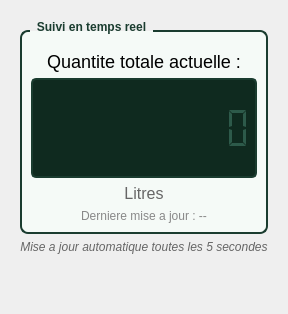
      <widget class="QWidget" name="tabTempsReel">
       <attribute name="title">
        <string>Temps Reel</string>
       </attribute>
       <layout class="QVBoxLayout" name="verticalLayout_8">
        <property name="leftMargin">
         <number>20</number>
        </property>
        <property name="topMargin">
         <number>20</number>
        </property>
        <property name="rightMargin">
         <number>20</number>
        </property>
        <property name="bottomMargin">
         <number>20</number>
        </property>
        <item>
         <widget class="QGroupBox" name="groupTempsReel">
          <property name="styleSheet">
           <string notr="true">QGroupBox {
    font-weight: bold;
    border: 2px solid #1A3C2F;
    border-radius: 8px;
    margin-top: 10px;
    padding-top: 10px;
    background-color: #F5FAF7;
}
QGroupBox::title {
    subcontrol-origin: margin;
    left: 10px;
    padding: 0 5px;
    color: #1A3C2F;
}</string>
          </property>
          <property name="title">
           <string>Suivi en temps reel</string>
          </property>
          <layout class="QVBoxLayout" name="layoutTempsReel">
           <item>
            <widget class="QLabel" name="labelQuantiteActuelle">
             <property name="styleSheet">
              <string notr="true">font-size: 18px;</string>
             </property>
             <property name="text">
              <string>Quantite totale actuelle :</string>
             </property>
             <property name="alignment">
              <set>Qt::AlignmentFlag::AlignCenter</set>
             </property>
            </widget>
           </item>
           <item>
            <widget class="QLCDNumber" name="lcdVolume">
             <property name="minimumSize">
              <size>
               <width>0</width>
               <height>100</height>
              </size>
             </property>
             <property name="styleSheet">
              <string notr="true">QLCDNumber {
    border: 2px solid #1A3C2F;
    border-radius: 5px;
    background: #0F2A1F;
    color: #2D5A4A;
}</string>
             </property>
             <property name="digitCount">
              <number>10</number>
             </property>
             <property name="segmentStyle">
              <enum>QLCDNumber::SegmentStyle::Flat</enum>
             </property>
            </widget>
           </item>
           <item>
            <widget class="QLabel" name="labelUnite">
             <property name="styleSheet">
              <string notr="true">font-size: 16px; color: #666;</string>
             </property>
             <property name="text">
              <string>Litres</string>
             </property>
             <property name="alignment">
              <set>Qt::AlignmentFlag::AlignCenter</set>
             </property>
            </widget>
           </item>
           <item>
            <widget class="QLabel" name="labelDerniereMaj">
             <property name="styleSheet">
              <string notr="true">font-size: 12px; color: #888;</string>
             </property>
             <property name="text">
              <string>Derniere mise a jour : --</string>
             </property>
             <property name="alignment">
              <set>Qt::AlignmentFlag::AlignCenter</set>
             </property>
            </widget>
           </item>
          </layout>
         </widget>
        </item>
        <item>
         <widget class="QLabel" name="labelInfoRefresh">
          <property name="styleSheet">
           <string notr="true">color: #666; font-style: italic;</string>
          </property>
          <property name="text">
           <string>Mise a jour automatique toutes les 5 secondes</string>
          </property>
          <property name="alignment">
           <set>Qt::AlignmentFlag::AlignCenter</set>
          </property>
         </widget>
        </item>
        <item>
         <spacer name="verticalSpacer_2">
          <property name="orientation">
           <enum>Qt::Orientation::Vertical</enum>
          </property>
          <property name="sizeHint" stdset="0">
           <size>
            <width>20</width>
            <height>40</height>
           </size>
          </property>
         </spacer>
        </item>
       </layout>
      </widget>
